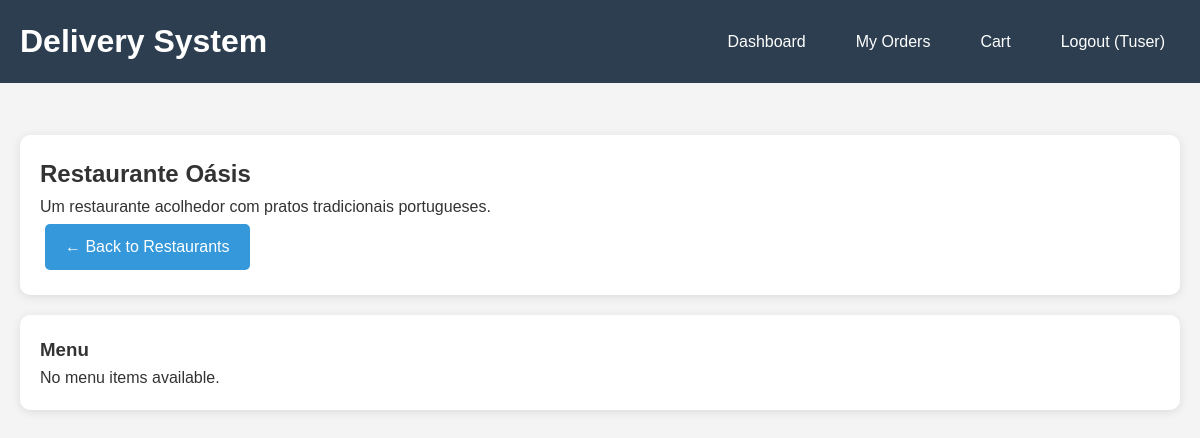
The page /restaurant/6 (signed in) on the database its author committed.
### tables this page shows
CREATE TABLE users (
        id INTEGER PRIMARY KEY AUTOINCREMENT,
        username TEXT UNIQUE NOT NULL,
        email TEXT UNIQUE NOT NULL,
        password_hash TEXT NOT NULL,
        user_type TEXT NOT NULL CHECK (user_type IN ('customer', 'restaurant')),
        phone TEXT,
        address TEXT,
        restaurant_name TEXT,
        restaurant_description TEXT,
        created_at TIMESTAMP DEFAULT CURRENT_TIMESTAMP
    , image_path TEXT);

### app.py (the view)
    def decorated_function(*args, **kwargs):
        if 'user_id' not in session:
            return redirect(url_for('login'))
        return f(*args, **kwargs)

### app.py (called while the page is built)
def get_db_connection():
    conn = sqlite3.connect('delivery_system.db')
    conn.row_factory = sqlite3.Row
    return conn

def login_required(f):
    def decorated_function(*args, **kwargs):
        if 'user_id' not in session:
            return redirect(url_for('login'))
        return f(*args, **kwargs)
    decorated_function.__name__ = f.__name__
    return decorated_function

@app.route('/restaurant/<int:restaurant_id>')
@login_required
def view_restaurant(restaurant_id):
    conn = get_db_connection()
    restaurant = conn.execute('SELECT * FROM users WHERE id = ? AND user_type = "restaurant"',
                             (restaurant_id,)).fetchone()
    menu_items = conn.execute('''SELECT * FROM menu_items
                                WHERE restaurant_id = ? AND available = 1
                                ORDER BY category, name''', (restaurant_id,)).fetchall()
    conn.close()
    if not restaurant:
        flash('Restaurant not found!')
        return redirect(url_for('customer_dashboard'))
    return render_template('restaurant_menu.html', restaurant=restaurant, menu_items=menu_items)

### templates/restaurant_menu.html (shortened to what this page needs)
{% extends "base.html" %}
{% block content %}
<div class="card">
    <h2>{{ restaurant.restaurant_name or restaurant.username }}</h2>
    {% if restaurant.restaurant_description %}
    <p>{{ restaurant.restaurant_description }}</p>
    {% endif %}
    <a href="{{ url_for('customer_dashboard') }}" class="btn">← Back to Restaurants</a>
</div>
<div class="card">
    <h3>Menu</h3>
    {% if menu_items %}
    <div class="grid">
        {% for item in menu_items %}
        <div class="menu-item">
            {% if item.image_path %}
            <img src="/static/{{ item.image_path }}" alt="Menu Item Image"
                style="max-width: 120px; max-height: 120px; display: block; margin-bottom: 10px;">
            {% endif %}
            <h4>{{ item.name }}</h4>
            {% if item.description %}
            <p>{{ item.description }}</p>
            {% endif %}
            <div class="price">${{ "%.2f"|format(item.price) }}</div>
            {% if item.category %}
            <p><strong>Category:</strong> {{ item.category }}</p>
            {% endif %}
            <form method="POST" action="{{ url_for('add_to_cart') }}">
                <input type="hidden" name="menu_item_id" value="{{ item.id }}">
                <div class="form-group">
                    <label for="quantity_{{ item.id }}">Quantity:</label>
                    <input type="number" id="quantity_{{ item.id }}" name="quantity" value="1" min="1" max="10"
                        style="width: 80px;">
                </div>
                <button type="submit" class="btn btn-success">Add to Cart</button>
            </form>
        </div>
        {% endfor %}
    </div>
    {% else %}
    <p>No menu items available.</p>
    {% endif %}
</div>
{% endblock %}

### templates/base.html (style rules this page uses)
* { margin: 0; padding: 0; box-sizing: border-box; }
body { font-family: Arial, sans-serif; line-height: 1.6; color: #333; background-color: #f4f4f4; }
.card { background: white; border-radius: 10px; padding: 20px; margin-bottom: 20px; box-shadow: 0 2px 10px rgba(0, 0, 0, 0.1); }
.btn { background-color: #3498db; color: white; padding: 10px 20px; border: none; border-radius: 5px; cursor: pointer; text-decoration: none; display: inline-block; margin: 5px; transition: background-color 0.3s; }

### rows shown on the page
users: restaurant_name "Restaurante Oásis", restaurant_description "Um restaurante acolhedor com pratos tradicionais portugueses."

### other values the page prints
{{ session.username }} "Tuser"
